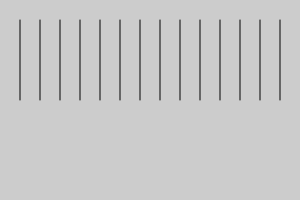
Frame 1 (no input)
Frame 60 (no input): identical to frame 1, image omitted
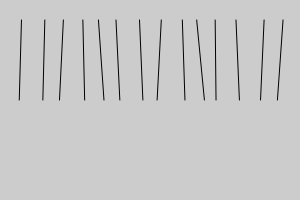
Frame 120 (the mouse pressed at the canvas centre since frame 60)

The p5.js sketch that drew these frames (run headless with seeded random() and noise() and a simulated clock; from frame 60 on, the mouse is pressed at the canvas centre):

// p5.js sketch
// ── sketch.js
function setup() {
  createCanvas(300, 200);
}

function draw() {
  background(204);
  for (var x = 20; x < width; x += 20) {
    var mx = mouseX / 30;
    var offsetA = random(-mx, mx);
    var offsetB = random(-mx, mx);
    line(x + offsetA, 20, x - offsetB, 100);
  }

}
